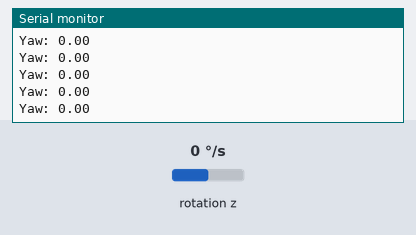
Bench run of a sketch on a simulated Arduino Uno, built with avr-gcc and run on an emulated ATmega328P. Parts: the last lines printed to the serial monitor. Wiring (inferred from the names in the program): MPU-6050 motion sensor at I2C address 0x68. The test bench sets the inputs (shaded band); at power-on: rotation z 0 °/s.

Above: at 1.2 s.
1.3 s: rotation z set to -192 °/s
At 1.43 s:
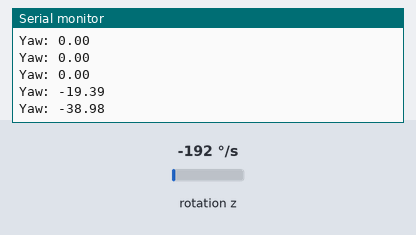
2.8 s: rotation z set to -100 °/s
At 2.85 s:
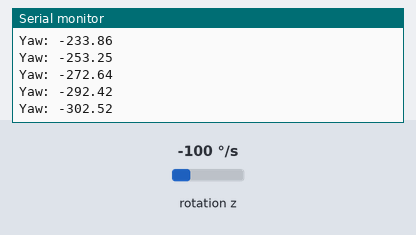
Timing chart, 0 to 5.8 s (numbered marks = the images above; inputs shaded):
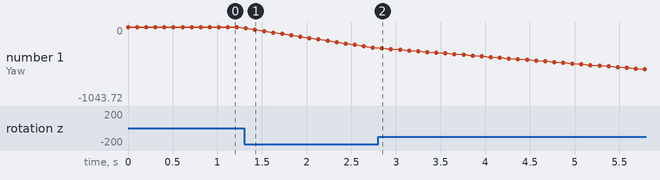

The sketch:

Task_10.ino
```cpp
#include <Wire.h>


const int MPU6050_ADDR = 0x68;
const int GYRO_ZOUT_H = 0x47;
const int PWR_MGMT_1 = 0x6B;


int16_t gyroZ;
float yawAngle = 0.0;
float gyroScaleFactor = 131.0;
unsigned long lastTime;

void setup() {
  Wire.begin();
  Serial.begin(9600);


  Wire.beginTransmission(MPU6050_ADDR);
  Wire.write(PWR_MGMT_1);
  Wire.write(0);
  Wire.endTransmission(true);


  lastTime = millis();
}

void loop() {

  Wire.beginTransmission(MPU6050_ADDR);
  Wire.write(GYRO_ZOUT_H);
  Wire.endTransmission(false);
  Wire.requestFrom(MPU6050_ADDR, 6, true);

  gyroZ = Wire.read() << 8 | Wire.read();


  unsigned long currentTime = millis();
  float time_difference = (currentTime - lastTime) / 1000.0;  // Convert ms to seconds
  lastTime = currentTime;


  float gyroZrate = (float)gyroZ / gyroScaleFactor;  // Convert to degrees/sec
  yawAngle += gyroZrate * time_difference;


  Serial.print("Yaw: ");
  Serial.println(yawAngle);

  delay(100);
}
```

Measured:
- after the input at 1.3 s, the serial monitor: prints a new line at once (image 1)
- plotted number 1: 0 → -292.42 after the input at 1.3 s
